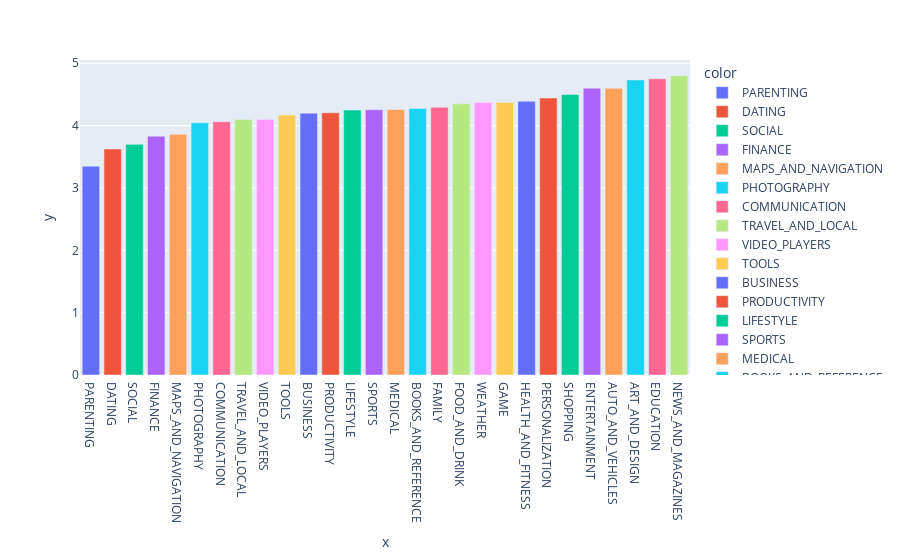

Notebook code for this chart:
### Markdown cell above
# Which category with paid apps has highest ratings?

### Code cell
px.bar(paid_data, x = paid_data['Rating'].groupby(by = paid_data['Category']).mean().sort_values().dropna().index, 
       y = paid_data['Rating'].groupby(by = paid_data['Category']).mean().sort_values().dropna().values,
       color = paid_data['Rating'].groupby(by = paid_data['Category']).mean().sort_values().dropna().index)

### Figure 1 — Plotly figure (JSON) as saved in the notebook; plotly's stock layout.template omitted (floating-point values rounded to 4 significant figures)
{"data": [{"alignmentgroup": "True", "hovertemplate": "color=PARENTING<br>x=%{x}<br>y=%{y}<extra></extra>", "legendgroup": "PARENTING", "marker": {"color": "#636efa", "pattern": {"shape": ""}}, "name": "PARENTING", "offsetgroup": "PARENTING", "orientation": "v", "showlegend": true, "textposition": "auto", "type": "bar", "x": ["PARENTING"], "xaxis": "x", "y": [3.35], "yaxis": "y"}, {"alignmentgroup": "True", "hovertemplate": "color=DATING<br>x=%{x}<br>y=%{y}<extra></extra>", "legendgroup": "DATING", "marker": {"color": "#EF553B", "pattern": {"shape": ""}}, "name": "DATING", "offsetgroup": "DATING", "orientation": "v", "showlegend": true, "textposition": "auto", "type": "bar", "x": ["DATING"], "xaxis": "x", "y": [3.625], "yaxis": "y"}, {"alignmentgroup": "True", "hovertemplate": "color=SOCIAL<br>x=%{x}<br>y=%{y}<extra></extra>", "legendgroup": "SOCIAL", "marker": {"color": "#00cc96", "pattern": {"shape": ""}}, "name": "SOCIAL", "offsetgroup": "SOCIAL", "orientation": "v", "showlegend": true, "textposition": "auto", "type": "bar", "x": ["SOCIAL"], "xaxis": "x", "y": [3.7], "yaxis": "y"}, {"alignmentgroup": "True", "hovertemplate": "color=FINANCE<br>x=%{x}<br>y=%{y}<extra></extra>", "legendgroup": "FINANCE", "marker": {"color": "#ab63fa", "pattern": {"shape": ""}}, "name": "FINANCE", "offsetgroup": "FINANCE", "orientation": "v", "showlegend": true, "textposition": "auto", "type": "bar", "x": ["FINANCE"], "xaxis": "x", "y": [3.831], "yaxis": "y"}, {"alignmentgroup": "True", "hovertemplate": "color=MAPS_AND_NAVIGATION<br>x=%{x}<br>y=%{y}<extra></extra>", "legendgroup": "MAPS_AND_NAVIGATION", "marker": {"color": "#FFA15A", "pattern": {"shape": ""}}, "name": "MAPS_AND_NAVIGATION", "offsetgroup": "MAPS_AND_NAVIGATION", "orientation": "v", "showlegend": true, "textposition": "auto", "type": "bar", "x": ["MAPS_AND_NAVIGATION"], "xaxis": "x", "y": [3.86], "yaxis": "y"}, {"alignmentgroup": "True", "hovertemplate": "color=PHOTOGRAPHY<br>x=%{x}<br>y=%{y}<extra></extra>", "legendgroup": "PHOTOGRAPHY", "marker": {"color": "#19d3f3", "pattern": {"shape": ""}}, "name": "PHOTOGRAPHY", "offsetgroup": "PHOTOGRAPHY", "orientation": "v", "showlegend": true, "textposition": "auto", "type": "bar", "x": ["PHOTOGRAPHY"], "xaxis": "x", "y": [4.044], "yaxis": "y"}, {"alignmentgroup": "True", "hovertemplate": "color=COMMUNICATION<br>x=%{x}<br>y=%{y}<extra></extra>", "legendgroup": "COMMUNICATION", "marker": {"color": "#FF6692", "pattern": {"shape": ""}}, "name": "COMMUNICATION", "offsetgroup": "COMMUNICATION", "orientation": "v", "showlegend": true, "textposition": "auto", "type": "bar", "x": ["COMMUNICATION"], "xaxis": "x", "y": [4.064], "yaxis": "y"}, {"alignmentgroup": "True", "hovertemplate": "color=TRAVEL_AND_LOCAL<br>x=%{x}<br>y=%{y}<extra></extra>", "legendgroup": "TRAVEL_AND_LOCAL", "marker": {"color": "#B6E880", "pattern": {"shape": ""}}, "name": "TRAVEL_AND_LOCAL", "offsetgroup": "TRAVEL_AND_LOCAL", "orientation": "v", "showlegend": true, "textposition": "auto", "type": "bar", "x": ["TRAVEL_AND_LOCAL"], "xaxis": "x", "y": [4.1], "yaxis": "y"}, {"alignmentgroup": "True", "hovertemplate": "color=VIDEO_PLAYERS<br>x=%{x}<br>y=%{y}<extra></extra>", "legendgroup": "VIDEO_PLAYERS", "marker": {"color": "#FF97FF", "pattern": {"shape": ""}}, "name": "VIDEO_PLAYERS", "offsetgroup": "VIDEO_PLAYERS", "orientation": "v", "showlegend": true, "textposition": "auto", "type": "bar", "x": ["VIDEO_PLAYERS"], "xaxis": "x", "y": [4.1], "yaxis": "y"}, {"alignmentgroup": "True", "hovertemplate": "color=TOOLS<br>x=%{x}<br>y=%{y}<extra></extra>", "legendgroup": "TOOLS", "marker": {"color": "#FECB52", "pattern": {"shape": ""}}, "name": "TOOLS", "offsetgroup": "TOOLS", "orientation": "v", "showlegend": true, "textposition": "auto", "type": "bar", "x": ["TOOLS"], "xaxis": "x", "y": [4.17], "yaxis": "y"}, {"alignmentgroup": "True", "hovertemplate": "color=BUSINESS<br>x=%{x}<br>y=%{y}<extra></extra>", "legendgroup": "BUSINESS", "marker": {"color": "#636efa", "pattern": {"shape": ""}}, "name": "BUSINESS", "offsetgroup": "BUSINESS", "orientation": "v", "showlegend": true, "textposition": "auto", "type": "bar", "x": ["BUSINESS"], "xaxis": "x", "y": [4.2], "yaxis": "y"}, {"alignmentgroup": "True", "hovertemplate": "color=PRODUCTIVITY<br>x=%{x}<br>y=%{y}<extra></extra>", "legendgroup": "PRODUCTIVITY", "marker": {"color": "#EF553B", "pattern": {"shape": ""}}, "name": "PRODUCTIVITY", "offsetgroup": "PRODUCTIVITY", "orientation": "v", "showlegend": true, "textposition": "auto", "type": "bar", "x": ["PRODUCTIVITY"], "xaxis": "x", "y": [4.206], "yaxis": "y"}, {"alignmentgroup": "True", "hovertemplate": "color=LIFESTYLE<br>x=%{x}<br>y=%{y}<extra></extra>", "legendgroup": "LIFESTYLE", "marker": {"color": "#00cc96", "pattern": {"shape": ""}}, "name": "LIFESTYLE", "offsetgroup": "LIFESTYLE", "orientation": "v", "showlegend": true, "textposition": "auto", "type": "bar", "x": ["LIFESTYLE"], "xaxis": "x", "y": [4.25], "yaxis": "y"}, {"alignmentgroup": "True", "hovertemplate": "color=SPORTS<br>x=%{x}<br>y=%{y}<extra></extra>", "legendgroup": "SPORTS", "marker": {"color": "#ab63fa", "pattern": {"shape": ""}}, "name": "SPORTS", "offsetgroup": "SPORTS", "orientation": "v", "showlegend": true, "textposition": "auto", "type": "bar", "x": ["SPORTS"], "xaxis": "x", "y": [4.255], "yaxis": "y"}, {"alignmentgroup": "True", "hovertemplate": "color=MEDICAL<br>x=%{x}<br>y=%{y}<extra></extra>", "legendgroup": "MEDICAL", "marker": {"color": "#FFA15A", "pattern": {"shape": ""}}, "name": "MEDICAL", "offsetgroup": "MEDICAL", "orientation": "v", "showlegend": true, "textposition": "auto", "type": "bar", "x": ["MEDICAL"], "xaxis": "x", "y": [4.259], "yaxis": "y"}, {"alignmentgroup": "True", "hovertemplate": "color=BOOKS_AND_REFERENCE<br>x=%{x}<br>y=%{y}<extra></extra>", "legendgroup": "BOOKS_AND_REFERENCE", "marker": {"color": "#19d3f3", "pattern": {"shape": ""}}, "name": "BOOKS_AND_REFERENCE", "offsetgroup": "BOOKS_AND_REFERENCE", "orientation": "v", "showlegend": true, "textposition": "auto", "type": "bar", "x": ["BOOKS_AND_REFERENCE"], "xaxis": "x", "y": [4.275], "yaxis": "y"}, {"alignmentgroup": "True", "hovertemplate": "color=FAMILY<br>x=%{x}<br>y=%{y}<extra></extra>", "legendgroup": "FAMILY", "marker": {"color": "#FF6692", "pattern": {"shape": ""}}, "name": "FAMILY", "offsetgroup": "FAMILY", "orientation": "v", "showlegend": true, "textposition": "auto", "type": "bar", "x": ["FAMILY"], "xaxis": "x", "y": [4.295], "yaxis": "y"}, {"alignmentgroup": "True", "hovertemplate": "color=FOOD_AND_DRINK<br>x=%{x}<br>y=%{y}<extra></extra>", "legendgroup": "FOOD_AND_DRINK", "marker": {"color": "#B6E880", "pattern": {"shape": ""}}, "name": "FOOD_AND_DRINK", "offsetgroup": "FOOD_AND_DRINK", "orientation": "v", "showlegend": true, "textposition": "auto", "type": "bar", "x": ["FOOD_AND_DRINK"], "xaxis": "x", "y": [4.35], "yaxis": "y"}, {"alignmentgroup": "True", "hovertemplate": "color=WEATHER<br>x=%{x}<br>y=%{y}<extra></extra>", "legendgroup": "WEATHER", "marker": {"color": "#FF97FF", "pattern": {"shape": ""}}, "name": "WEATHER", "offsetgroup": "WEATHER", "orientation": "v", "showlegend": true, "textposition": "auto", "type": "bar", "x": ["WEATHER"], "xaxis": "x", "y": [4.371], "yaxis": "y"}, {"alignmentgroup": "True", "hovertemplate": "color=GAME<br>x=%{x}<br>y=%{y}<extra></extra>", "legendgroup": "GAME", "marker": {"color": "#FECB52", "pattern": {"shape": ""}}, "name": "GAME", "offsetgroup": "GAME", "orientation": "v", "showlegend": true, "textposition": "auto", "type": "bar", "x": ["GAME"], "xaxis": "x", "y": [4.373], "yaxis": "y"}, {"alignmentgroup": "True", "hovertemplate": "color=HEALTH_AND_FITNESS<br>x=%{x}<br>y=%{y}<extra></extra>", "legendgroup": "HEALTH_AND_FITNESS", "marker": {"color": "#636efa", "pattern": {"shape": ""}}, "name": "HEALTH_AND_FITNESS", "offsetgroup": "HEALTH_AND_FITNESS", "orientation": "v", "showlegend": true, "textposition": "auto", "type": "bar", "x": ["HEALTH_AND_FITNESS"], "xaxis": "x", "y": [4.392], "yaxis": "y"}, {"alignmentgroup": "True", "hovertemplate": "color=PERSONALIZATION<br>x=%{x}<br>y=%{y}<extra></extra>", "legendgroup": "PERSONALIZATION", "marker": {"color": "#EF553B", "pattern": {"shape": ""}}, "name": "PERSONALIZATION", "offsetgroup": "PERSONALIZATION", "orientation": "v", "showlegend": true, "textposition": "auto", "type": "bar", "x": ["PERSONALIZATION"], "xaxis": "x", "y": [4.442], "yaxis": "y"}, {"alignmentgroup": "True", "hovertemplate": "color=SHOPPING<br>x=%{x}<br>y=%{y}<extra></extra>", "legendgroup": "SHOPPING", "marker": {"color": "#00cc96", "pattern": {"shape": ""}}, "name": "SHOPPING", "offsetgroup": "SHOPPING", "orientation": "v", "showlegend": true, "textposition": "auto", "type": "bar", "x": ["SHOPPING"], "xaxis": "x", "y": [4.5], "yaxis": "y"}, {"alignmentgroup": "True", "hovertemplate": "color=ENTERTAINMENT<br>x=%{x}<br>y=%{y}<extra></extra>", "legendgroup": "ENTERTAINMENT", "marker": {"color": "#ab63fa", "pattern": {"shape": ""}}, "name": "ENTERTAINMENT", "offsetgroup": "ENTERTAINMENT", "orientation": "v", "showlegend": true, "textposition": "auto", "type": "bar", "x": ["ENTERTAINMENT"], "xaxis": "x", "y": [4.6], "yaxis": "y"}, {"alignmentgroup": "True", "hovertemplate": "color=AUTO_AND_VEHICLES<br>x=%{x}<br>y=%{y}<extra></extra>", "legendgroup": "AUTO_AND_VEHICLES", "marker": {"color": "#FFA15A", "pattern": {"shape": ""}}, "name": "AUTO_AND_VEHICLES", "offsetgroup": "AUTO_AND_VEHICLES", "orientation": "v", "showlegend": true, "textposition": "auto", "type": "bar", "x": ["AUTO_AND_VEHICLES"], "xaxis": "x", "y": [4.6], "yaxis": "y"}, {"alignmentgroup": "True", "hovertemplate": "color=ART_AND_DESIGN<br>x=%{x}<br>y=%{y}<extra></extra>", "legendgroup": "ART_AND_DESIGN", "marker": {"color": "#19d3f3", "pattern": {"shape": ""}}, "name": "ART_AND_DESIGN", "offsetgroup": "ART_AND_DESIGN", "orientation": "v", "showlegend": true, "textposition": "auto", "type": "bar", "x": ["ART_AND_DESIGN"], "xaxis": "x", "y": [4.733], "yaxis": "y"}, {"alignmentgroup": "True", "hovertemplate": "color=EDUCATION<br>x=%{x}<br>y=%{y}<extra></extra>", "legendgroup": "EDUCATION", "marker": {"color": "#FF6692", "pattern": {"shape": ""}}, "name": "EDUCATION", "offsetgroup": "EDUCATION", "orientation": "v", "showlegend": true, "textposition": "auto", "type": "bar", "x": ["EDUCATION"], "xaxis": "x", "y": [4.75], "yaxis": "y"}, {"alignmentgroup": "True", "hovertemplate": "color=NEWS_AND_MAGAZINES<br>x=%{x}<br>y=%{y}<extra></extra>", "legendgroup": "NEWS_AND_MAGAZINES", "marker": {"color": "#B6E880", "pattern": {"shape": ""}}, "name": "NEWS_AND_MAGAZINES", "offsetgroup": "NEWS_AND_MAGAZINES", "orientation": "v", "showlegend": true, "textposition": "auto", "type": "bar", "x": ["NEWS_AND_MAGAZINES"], "xaxis": "x", "y": [4.8], "yaxis": "y"}], "layout": {"barmode": "relative", "legend": {"title": {"text": "color"}, "tracegroupgap": 0}, "margin": {"t": 60}, "xaxis": {"anchor": "y", "domain": [0, 1], "title": {"text": "x"}}, "yaxis": {"anchor": "x", "domain": [0, 1], "title": {"text": "y"}}}}
